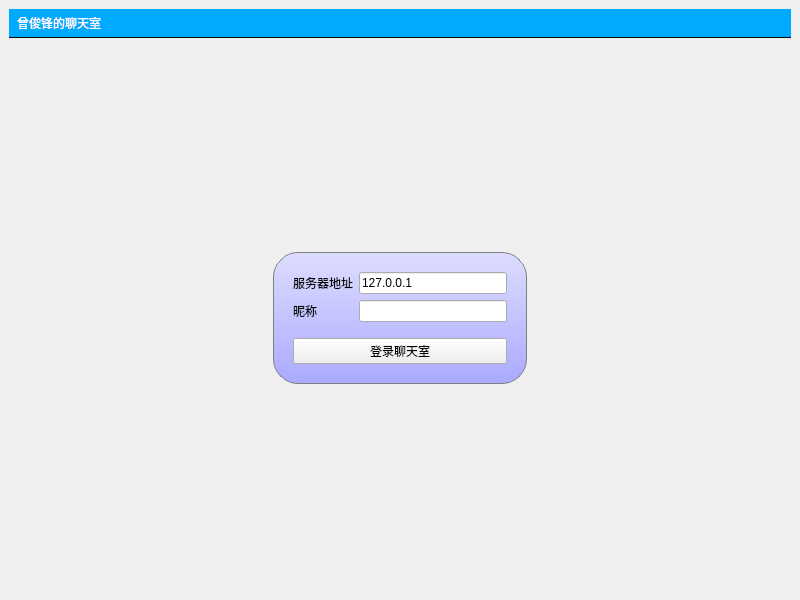
<?xml version="1.0" encoding="UTF-8"?>
<ui version="4.0">
 <class>MainWindow</class>
 <widget class="QMainWindow" name="MainWindow">
  <property name="geometry">
   <rect>
    <x>0</x>
    <y>0</y>
    <width>800</width>
    <height>600</height>
   </rect>
  </property>
  <property name="windowTitle">
   <string>MainWindow</string>
  </property>
  <property name="styleSheet">
   <string notr="true">#titleLabel{
	background-color: rgb(0, 170, 255);
	font: 24pt &quot;黑体&quot;;
	border-bottom:1px solid black;
	padding:5px;
	color: rgb(255, 255, 255);
}

#loginFrame{
	background:qlineargradient(x1:0,y1:0,x2:0,y2:1,stop:0 #ddf,stop:1 #aaf);
	border:1px solid gray;
	padding:10px;
	border-radius:25px;
}</string>
  </property>
  <widget class="QWidget" name="centralwidget">
   <layout class="QVBoxLayout" name="verticalLayout">
    <item>
     <widget class="QLabel" name="titleLabel">
      <property name="text">
       <string>曾俊锋的聊天室</string>
      </property>
     </widget>
    </item>
    <item>
     <widget class="QStackedWidget" name="stackedWidget">
      <property name="currentIndex">
       <number>0</number>
      </property>
      <widget class="QWidget" name="loginPage">
       <layout class="QGridLayout" name="gridLayout_2">
        <item row="0" column="1">
         <spacer name="verticalSpacer_2">
          <property name="orientation">
           <enum>Qt::Vertical</enum>
          </property>
          <property name="sizeHint" stdset="0">
           <size>
            <width>20</width>
            <height>192</height>
           </size>
          </property>
         </spacer>
        </item>
        <item row="1" column="0">
         <spacer name="horizontalSpacer">
          <property name="orientation">
           <enum>Qt::Horizontal</enum>
          </property>
          <property name="sizeHint" stdset="0">
           <size>
            <width>236</width>
            <height>20</height>
           </size>
          </property>
         </spacer>
        </item>
        <item row="1" column="1">
         <widget class="QFrame" name="loginFrame">
          <property name="frameShape">
           <enum>QFrame::StyledPanel</enum>
          </property>
          <property name="frameShadow">
           <enum>QFrame::Raised</enum>
          </property>
          <layout class="QVBoxLayout" name="verticalLayout_2">
           <item>
            <layout class="QGridLayout" name="gridLayout">
             <item row="0" column="0">
              <widget class="QLabel" name="label_2">
               <property name="text">
                <string>服务器地址</string>
               </property>
              </widget>
             </item>
             <item row="0" column="1">
              <widget class="QLineEdit" name="serverEdit">
               <property name="text">
                <string>127.0.0.1</string>
               </property>
              </widget>
             </item>
             <item row="1" column="0">
              <widget class="QLabel" name="label_3">
               <property name="text">
                <string>昵称</string>
               </property>
              </widget>
             </item>
             <item row="1" column="1">
              <widget class="QLineEdit" name="nameEdit"/>
             </item>
            </layout>
           </item>
           <item>
            <spacer name="verticalSpacer_3">
             <property name="orientation">
              <enum>Qt::Vertical</enum>
             </property>
             <property name="sizeType">
              <enum>QSizePolicy::Fixed</enum>
             </property>
             <property name="sizeHint" stdset="0">
              <size>
               <width>20</width>
               <height>10</height>
              </size>
             </property>
            </spacer>
           </item>
           <item>
            <widget class="QPushButton" name="btLogin">
             <property name="text">
              <string>登录聊天室</string>
             </property>
            </widget>
           </item>
          </layout>
         </widget>
        </item>
        <item row="1" column="2">
         <spacer name="horizontalSpacer_2">
          <property name="orientation">
           <enum>Qt::Horizontal</enum>
          </property>
          <property name="sizeHint" stdset="0">
           <size>
            <width>40</width>
            <height>20</height>
           </size>
          </property>
         </spacer>
        </item>
        <item row="2" column="1">
         <spacer name="verticalSpacer">
          <property name="orientation">
           <enum>Qt::Vertical</enum>
          </property>
          <property name="sizeHint" stdset="0">
           <size>
            <width>20</width>
            <height>193</height>
           </size>
          </property>
         </spacer>
        </item>
       </layout>
      </widget>
      <widget class="QWidget" name="chatPage">
       <layout class="QVBoxLayout" name="verticalLayout_3">
        <item>
         <layout class="QHBoxLayout" name="horizontalLayout">
          <item>
           <widget class="QTextEdit" name="textEdit"/>
          </item>
          <item>
           <widget class="QListWidget" name="userListWidget">
            <property name="maximumSize">
             <size>
              <width>150</width>
              <height>16777215</height>
             </size>
            </property>
           </widget>
          </item>
         </layout>
        </item>
        <item>
         <layout class="QHBoxLayout" name="horizontalLayout_2">
          <item>
           <widget class="QLineEdit" name="sayEdit"/>
          </item>
          <item>
           <widget class="QPushButton" name="btSay">
            <property name="text">
             <string>发送</string>
            </property>
           </widget>
          </item>
          <item>
           <widget class="QPushButton" name="btLogout">
            <property name="text">
             <string>退出</string>
            </property>
           </widget>
          </item>
         </layout>
        </item>
       </layout>
      </widget>
     </widget>
    </item>
   </layout>
  </widget>
 </widget>
 <resources/>
 <connections/>
</ui>
